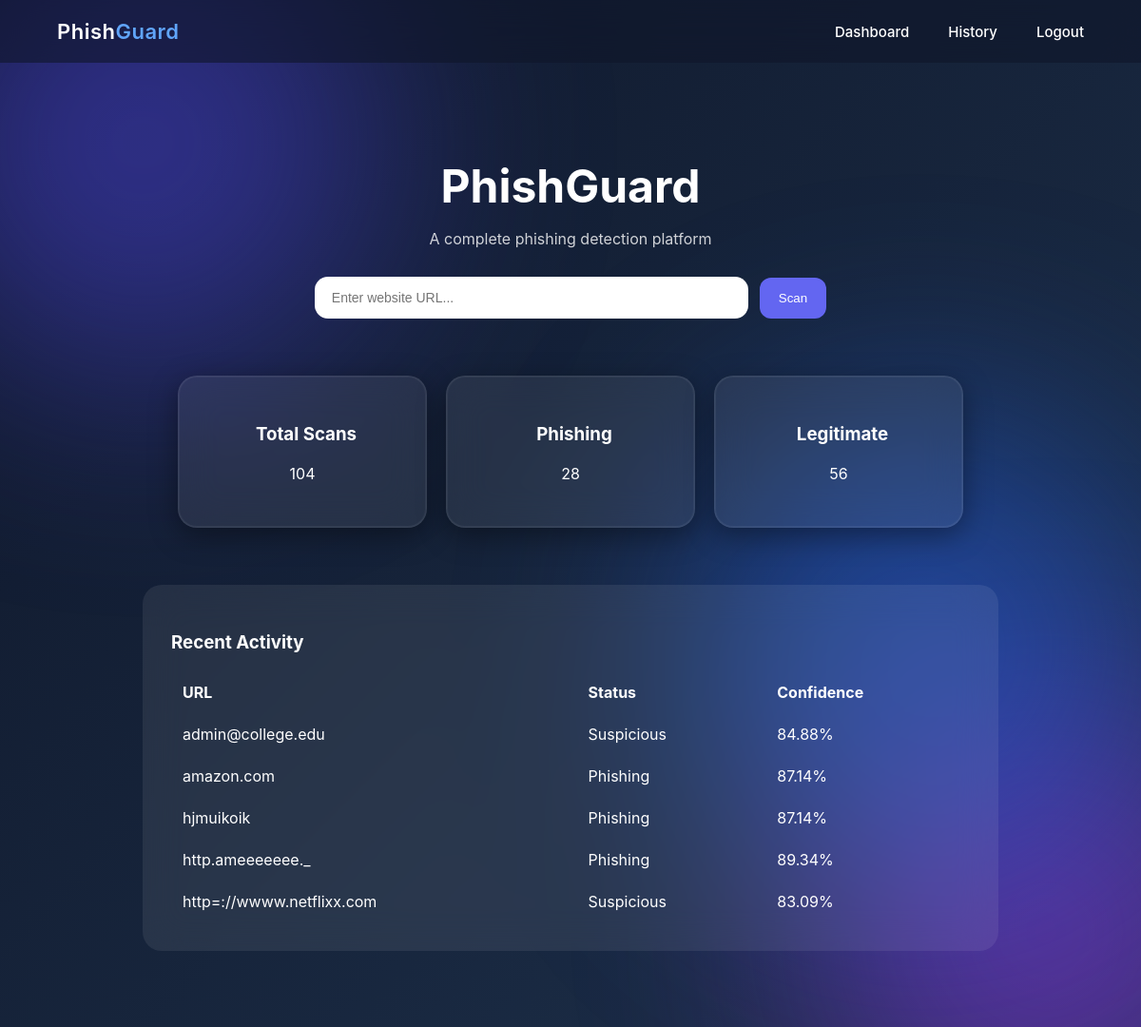
The page /user/dashboard (signed in) on the database its author committed.
### models/scan.py (models this page shows)
class Scan(db.Model):
    id = db.Column(db.Integer, primary_key=True)
    url = db.Column(db.String(500), nullable=False)
    prediction = db.Column(db.String(50), nullable=False)
    confidence = db.Column(db.Float, nullable=False)
    timestamp = db.Column(db.DateTime, default=datetime.utcnow)
    user_id = db.Column(db.Integer, db.ForeignKey('user.id'), nullable=False)
    user = db.relationship('User', backref=db.backref('scans', lazy=True))

### routes/user.py (the view)
@user_bp.route("/user/dashboard")
@login_required
def dashboard():
    if current_user.role != "user":
        return "Access denied", 403
    scans = Scan.query.filter_by(user_id=current_user.id)\
                      .order_by(Scan.timestamp.desc())\
                      .limit(5)\
                      .all()
    total = Scan.query.filter_by(user_id=current_user.id).count()
    phishing = Scan.query.filter_by(user_id=current_user.id, prediction="Phishing").count()
    legitimate = Scan.query.filter_by(user_id=current_user.id, prediction="Legitimate").count()
    return render_template(
        "user/dashboard.html",
        scans=scans,
        total=total,
        phishing=phishing,
        legitimate=legitimate
    )

### app.py (called while the page is built)
def create_app():
    app = Flask(__name__)
    app.config.from_object("config.Config")
    db.init_app(app)
    login_manager.init_app(app)
    login_manager.login_view = "auth.login"
    from models.user import User
    @login_manager.user_loader
    def load_user(user_id):
        return User.query.get(int(user_id))
    from routes.auth import auth_bp
    from routes.user import user_bp
    from routes.admin import admin_bp
    app.register_blueprint(auth_bp)
    app.register_blueprint(user_bp)
    app.register_blueprint(admin_bp)
    @app.route("/")
    def home():
        return render_template("home.html")
    return app

### templates/user/dashboard.html (shortened to what this page needs)
<!DOCTYPE html>
<html>
<head>
    <link rel="stylesheet" href="{{ url_for('static', filename='css/glass.css') }}">
</head>
<body>
{% extends "base.html" %}
{% block content %}
<div class="hero">
    <h1>PhishGuard</h1>
    <p>A complete phishing detection platform</p>
    <div class="scan-box">
        <input type="text" id="urlInput" placeholder="Enter website URL...">
        <button id="scanBtn" onclick="scanURL()">Scan</button>
    </div>
</div>
<div class="stats">
   <div class="glass-card">
    <h3>Total Scans</h3>
    <p>{{ total }}</p>
</div>
<div class="glass-card">
    <h3>Phishing</h3>
    <p>{{ phishing }}</p>
</div>
<div class="glass-card">
    <h3>Legitimate</h3>
    <p>{{ legitimate }}</p>
</div>
</div>
<div class="glass-table">
    <h3>Recent Activity</h3>
    <table>
        <tr>
            <th>URL</th>
            <th>Status</th>
            <th>Confidence</th>
        </tr>
        {% for scan in scans %}
        <tr>
            <td>{{ scan.url }}</td>
            <td>{{ scan.prediction }}</td>
            <td>{{ scan.confidence }}%</td>
        </tr>
        {% endfor %}
    </table>
</div>
{% endblock %}

### static/css/glass.css (style rules this page uses)
body { margin: 0; font-family: -apple-system, BlinkMacSystemFont, "Segoe UI", sans-serif; color: white; min-height: 100vh; background: linear-gradient(-45deg, #0f172a, #1e3a8a, #223956, #0f172a); background-size: 400% 400%; animation: gradientMove 15s ease infinite; }
.glass-card { background: rgba(255,255,255,0.07); backdrop-filter: blur(20px); padding: 30px; border-radius: 20px; width: 280px; text-align: left; transition: 0.3s ease; }
.glass-card, .info-card, .feature-card { opacity: 0; transform: translateY(30px); transition: 0.8s ease; }
.reveal { opacity: 1; transform: translateY(0); }
.glass-card { background: rgba(255,255,255,0.07); backdrop-filter: blur(20px); border-radius: 20px; padding: 30px; width: 280px; border: 1px solid rgba(255,255,255,0.08); box-shadow: 0 8px 30px rgba(0,0,0,0.4), inset 0 0 0 1px rgba(255,255,255,0.05); }
.hero { text-align: center; margin-top: 60px; }
.hero h1 { font-size: 48px; margin-bottom: 10px; }
.hero p { opacity: 0.8; }
.scan-box { margin-top: 30px; display: flex; justify-content: center; align-items: center; gap: 12px; }
.scan-box input { width: 420px; max-width: 90%; padding: 14px 18px; border-radius: 14px; border: none; font-size: 14px; }
.scan-box button { padding: 14px 20px; border-radius: 12px; border: none; background: #6366f1; color: white; cursor: pointer; }
.stats { display: flex; justify-content: center; gap: 20px; margin: 60px 0; }
.glass-card { background: rgba(255,255,255,0.08); backdrop-filter: blur(20px); padding: 30px; border-radius: 20px; width: 200px; text-align: center; }
.glass-table { width: 70%; margin: 0 auto 80px auto; background: rgba(255,255,255,0.08); backdrop-filter: blur(20px); padding: 30px; border-radius: 20px; }
.glass-table table { width: 100%; border-collapse: collapse; }
.glass-table th, .glass-table td { padding: 12px; text-align: left; }

### rows shown on the page
Scan: url "admin@college.edu", prediction "Suspicious", confidence "84.88"
Scan: url "amazon.com", prediction "Phishing", confidence "87.14"
Scan: url "hjmuikoik", prediction "Phishing", confidence "87.14"
Scan: url "http.ameeeeeee._", prediction "Phishing", confidence "89.34"
Scan: url "http=://wwww.netflixx.com", prediction "Suspicious", confidence "83.09"

### other values the page prints
{{ total }} "104"
{{ phishing }} "28"
{{ legitimate }} "56"
